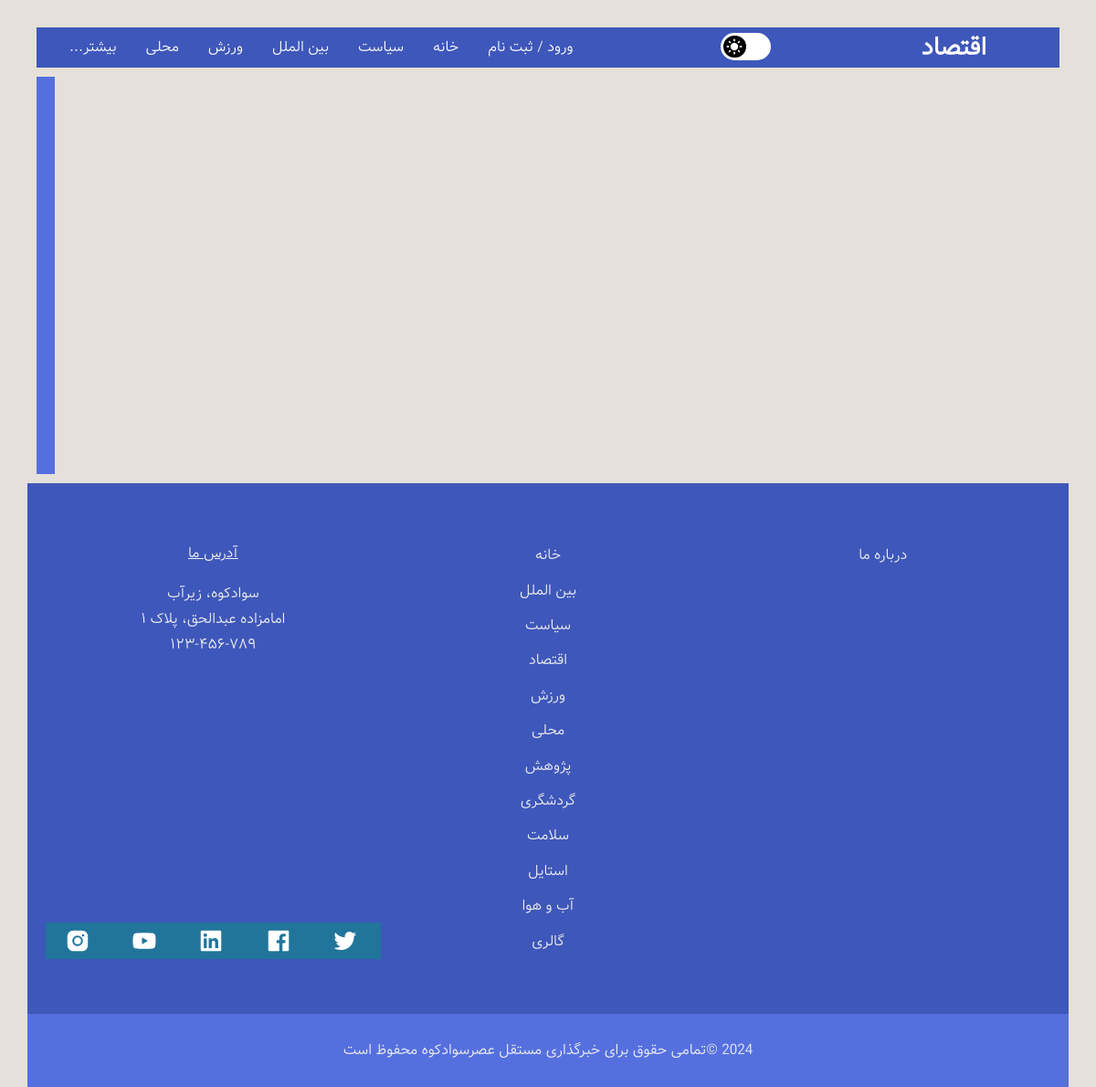
The page /economy/ on the database as committed earlier.
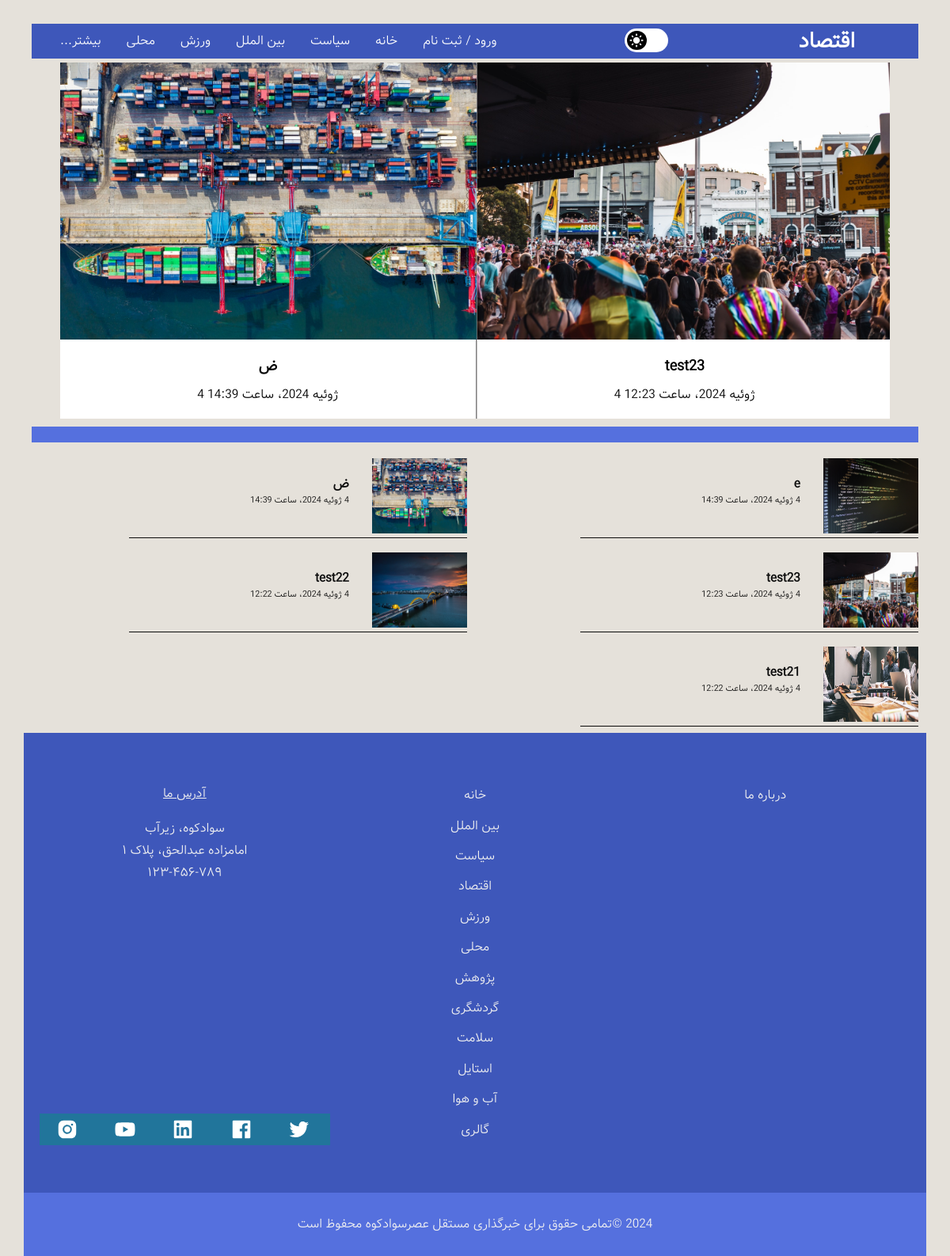
The same page on the database as committed later.
### news/models.py (models this page shows, shortened)
class Article(models.Model):
    title = models.CharField(max_length=200, verbose_name='عنوان')
    category = models.ForeignKey(Category, on_delete=models.CASCADE, verbose_name='دسته بندی')
    cover_image = models.ImageField(upload_to='static/images', verbose_name='تصویر کاور', null=True, blank=True)
    content = models.TextField(verbose_name='محتوا')
    author = models.CharField(max_length=200, verbose_name='نویسنده')
    created_at = models.DateTimeField(auto_now_add=True, verbose_name='تاریخ ایجاد')
    slide_show = models.BooleanField(default=False, verbose_name='نمایش خبر در اسلایدر دسته بندی')
    is_urgent = models.BooleanField(default=False, verbose_name='نمایش خبر در اسلایدر صفحه اصلی')
    slug = models.SlugField(max_length=200, db_index=True, allow_unicode=True ,verbose_name='عنوان در url')
    is_active = models.BooleanField(default=False, verbose_name='قابل مشاهده / غیرقابل مشاهده')
    class Meta:
        verbose_name = 'خبر'
        verbose_name_plural = 'اخبار'

### news/views.py (the view)
# urls.py: path('economy/', views.EconomyListView.as_view(), name='economy-page'),
class EconomyListView(ListView):
    template_name = 'news/economy.html'
    model = Article
    context_object_name = 'news'
    ordering = ['created_at']
    def get_queryset(self):
        return Article.objects.filter(category__url_title="economy").order_by('-id')

### template/news/economy.html (shortened to what this page needs)
{% load static %}
<!DOCTYPE html>
<html class="no-js" lang="fa" dir="rtl">
<head>
    <link href="https://stackpath.bootstrapcdn.com/font-awesome/4.7.0/css/font-awesome.min.css" rel="stylesheet"
>
    <link rel="stylesheet" href="{% static 'css/normalize.css' %}">
    <link rel="stylesheet" href="{% static 'css/main.css' %}">
</head>
<body id="top" class="body_color">
    <div class="content-wrap main_color">
        <header role="banner">
          <section class="nav-section content_color1">
            <div class="logo">
              <a href="{% url 'home_page' %}" title="Frivizn logo">اقتصاد</a>
            </div>
            <div id="DL_mode" class="bg_white">
              <div id="DL_btn" class="bg_black">
                  <img id="DL_status" src="{% static 'images/light.png' %}" alt="">
              </div>
            </div>
            <nav class="nav-menu" role="navigation">
              <ul class="nav-links">
                {% if request.user.is_authenticated %}
                  <li><a href="{% url 'logout_page' %}" title="logout">خروج</a></li>
                {% else %}
                  <li><a href="{% url 'register_page' %}" title="register">ورود / ثبت نام</a></li>
                {% endif %}
                <li><a href="{% url 'home_page' %}" title="Home">خانه</a></li>
                <li><a href="{% url 'politics-page' %}" title="Politics">سیاست</a></li>
                <li><a href="{% url 'world-page' %}" title="Business">بین الملل</a></li>
                <li><a href="{% url 'sport-page' %}" title="Sport">ورزش</a></li>
                <li><a href="{% url 'local-page' %}" title="Entertainment">محلی</a></li>
                <li>
                  <a title="More">بیشتر...<span class="dropdown-toggle" aria-expanded="false"></span>
                    <span class="screen-reader-text">Expand child menu</span></a>
                </li>
              </ul>
            </nav>
          </section>
        </header>
        <main class="main" role="main">
          <section class="slider">
            <div class="main_container">
                <div class="slide_container" id="slide_container">
                    <div id="slides" class="slides">
                      {% for new in news %}
                        {% if new.slide_show %}
                          <a href="{% url 'article-detail' pk=new.id  %}">
                            <div class="slide" id="slide11">
                                <img src="{{ new.cover_image.url }}">
                                <div class="news_details">
                                  <h3>{{ new.title }}</h3>
                                  <p>{{ new.created_at }}</p>
                                </div>
                            </div>
                          </a>
                        {% endif %}
                      {% endfor %}
                    </div>
                </div>
            </div>
          </section>
          <section class="news" id="container">
            <h2 class="content_color2"></h2>
            {% for new in news %}
                <div class="story">
                  <a href="{% url 'article-detail' pk=new.id  %}">
                    <div class="story-img">
                {% if new.cover_image %}
                    <img src="{{ new.cover_image.url }}" alt="">
                {% else %}
                    <img src="{% static 'images/business4.jpg' %}" alt="news">
                {% endif %}
                    </div>
                    <div class="story-headline">
                      <h3 class="color_b">{{ new.title }}</h3>
                      <p class="exact-time color_b">{{ new.created_at }}</p>
                    </div>
                  </a>
                </div>
            {% endfor %}
          </section>
        </main>
        <div class="footer-links content_color1">
          <ul class="social-media-links" style="align-items: center;">
            <li><a href="http://twitter.com"><img src="{% static 'images/twitter.png' %}" alt=""><span class="screen-reader-text">توییتر</span></a></li>
       	    <li><a href="http://facebook.com"><img src="{% static 'images/facebook.png' %}" alt=""><span class="screen-reader-text">فیسبوک</span></a></li>
            <li><a href="http://linkedin.com"><img src="{% static 'images/linkedin.png' %}" alt=""><span class="screen-reader-text">لینکداین</span></a></li>
            <li><a href="http://youtube.com"><img src="{% static 'images/youtube.png' %}" alt=""><span class="screen-reader-text">یوتیوب</span></a></li>
            <li><a href="http://instagram.com"><img src="{% static 'images/instagram.png' %}" alt=""><span class="screen-reader-text">اینستاگرام</span></a></li>
          </ul>
          <ul class="main-footer-links">
            <li><a href="{% url 'home_page' %}" title="Home">خانه</a></li>
            <li><a href="{% url 'world-page' %}" title="world">بین الملل</a></li>
            <li><a href="{% url 'politics-page' %}" title="Politics">سیاست</a></li>
            <li><a href="{% url 'economy-page' %}" title="Business">اقتصاد</a></li>
            <li><a href="{% url 'sport-page' %}" title="Sport">ورزش</a></li>
            <li><a href="{% url 'local-page' %}" title="Entertainment">محلی</a></li>
            <li><a href="{% url 'science-page' %}" title="Science">پژوهش</a></li>
            <li><a href="{% url 'travel-page' %}" title="Travel">گردشگری</a></li>
            <li><a href="{% url 'health-page' %}" title="Health">سلامت</a></li>
            <li><a href="{% url 'style-page' %}" title="Style">استایل</a></li>
            <li><a href="{% url 'weather-page' %}" title="Weather">آب و هوا</a></li>
            <li><a href="{% url 'gallery-page' %}" title="Video">گالری</a></li>
          </ul>
          <ul class="info-links">
            <li><a href="{% url 'about_page' %}" title="About Us">درباره ما</a></li>
          </ul>
          <ul class="our-address">
            <li>آدرس ما</li>
            <li>سوادکوه، زیرآب</li>
            <li>امامزاده عبدالحق، پلاک ۱</li>
            <li>۱۲۳-۴۵۶-۷۸۹</li>
          </ul>
        </div>
        <footer class="content_color2" role="contentinfo">
          <p class="content_color2">2024 &copy;تمامی حقوق برای خبرگذاری مستقل عصرسوادکوه محفوظ است</p>
        </footer>
    </div>
</body>
</html>

Rows that differ between the two databases and show on the page:
added Article: cover_image (picture), title "ض", created_at "4 ژوئیه 2024، ساعت 14:39"
added Article: cover_image (picture), title "test23", created_at "4 ژوئیه 2024، ساعت 12:23"
added Article: cover_image (picture), title "e", created_at "4 ژوئیه 2024، ساعت 14:39"
added Article: cover_image (picture), title "test22", created_at "4 ژوئیه 2024، ساعت 12:22"
added Article: cover_image (picture), title "test21", created_at "4 ژوئیه 2024، ساعت 12:22"
